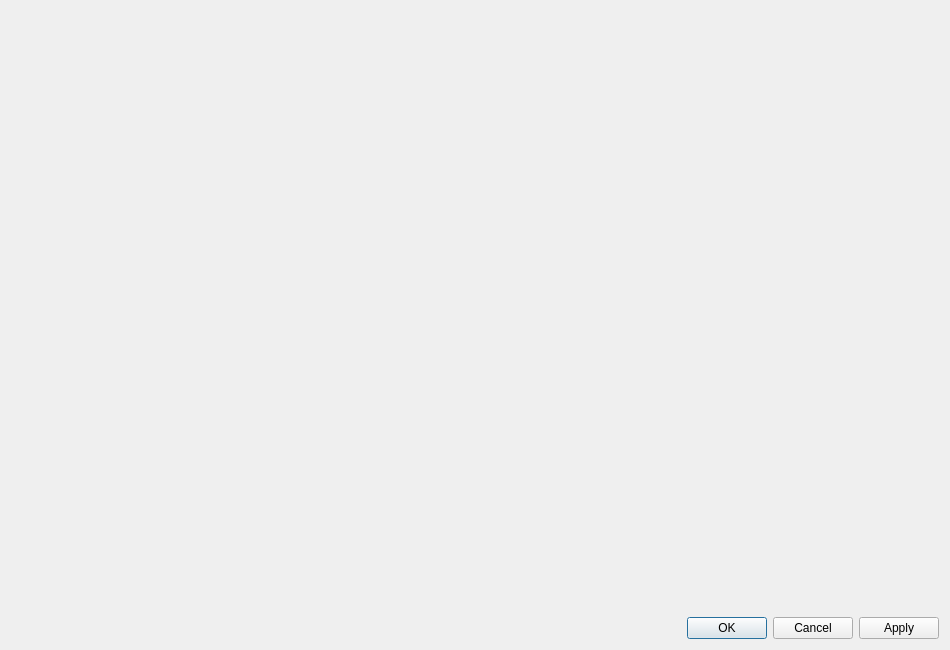
<?xml version="1.0" encoding="UTF-8"?>
<ui version="4.0">
 <class>Post2dWindowNodeVectorArrowGroupStructuredDataItem_PropertyDialog</class>
 <widget class="QDialog" name="Post2dWindowNodeVectorArrowGroupStructuredDataItem_PropertyDialog">
  <property name="geometry">
   <rect>
    <x>0</x>
    <y>0</y>
    <width>950</width>
    <height>650</height>
   </rect>
  </property>
  <property name="windowTitle">
   <string>Arrows Setting</string>
  </property>
  <layout class="QVBoxLayout" name="verticalLayout">
   <item>
    <widget class="ArrowsSettingEditWidget" name="arrowsSettingWidget" native="true"/>
   </item>
   <item>
    <widget class="QDialogButtonBox" name="buttonBox">
     <property name="orientation">
      <enum>Qt::Horizontal</enum>
     </property>
     <property name="standardButtons">
      <set>QDialogButtonBox::Apply|QDialogButtonBox::Cancel|QDialogButtonBox::Ok</set>
     </property>
    </widget>
   </item>
  </layout>
 </widget>
 <customwidgets>
  <customwidget>
   <class>ArrowsSettingEditWidget</class>
   <extends>QWidget</extends>
   <header>guicore/arrows/arrowssettingeditwidget.h</header>
   <container>1</container>
  </customwidget>
 </customwidgets>
 <resources/>
 <connections>
  <connection>
   <sender>buttonBox</sender>
   <signal>accepted()</signal>
   <receiver>Post2dWindowNodeVectorArrowGroupStructuredDataItem_PropertyDialog</receiver>
   <slot>accept()</slot>
   <hints>
    <hint type="sourcelabel">
     <x>248</x>
     <y>254</y>
    </hint>
    <hint type="destinationlabel">
     <x>157</x>
     <y>274</y>
    </hint>
   </hints>
  </connection>
  <connection>
   <sender>buttonBox</sender>
   <signal>rejected()</signal>
   <receiver>Post2dWindowNodeVectorArrowGroupStructuredDataItem_PropertyDialog</receiver>
   <slot>reject()</slot>
   <hints>
    <hint type="sourcelabel">
     <x>316</x>
     <y>260</y>
    </hint>
    <hint type="destinationlabel">
     <x>286</x>
     <y>274</y>
    </hint>
   </hints>
  </connection>
 </connections>
</ui>
